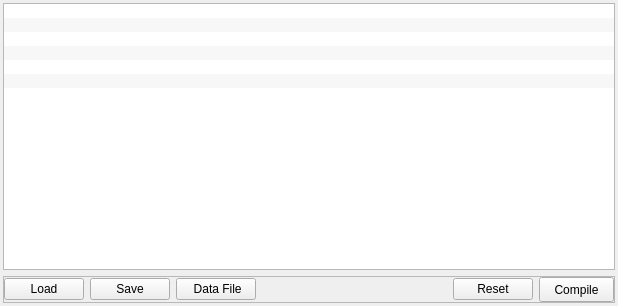
<?xml version="1.0" encoding="UTF-8"?>
<ui version="4.0">
 <class>mngTab</class>
 <widget class="QWidget" name="mngTab">
  <property name="geometry">
   <rect>
    <x>0</x>
    <y>0</y>
    <width>618</width>
    <height>306</height>
   </rect>
  </property>
  <property name="sizePolicy">
   <sizepolicy hsizetype="Preferred" vsizetype="Fixed">
    <horstretch>0</horstretch>
    <verstretch>0</verstretch>
   </sizepolicy>
  </property>
  <property name="font">
   <font>
    <pointsize>9</pointsize>
   </font>
  </property>
  <property name="windowTitle">
   <string>Form</string>
  </property>
  <property name="layoutDirection">
   <enum>Qt::LeftToRight</enum>
  </property>
  <layout class="QVBoxLayout" name="verticalLayout">
   <property name="sizeConstraint">
    <enum>QLayout::SetDefaultConstraint</enum>
   </property>
   <property name="leftMargin">
    <number>3</number>
   </property>
   <property name="topMargin">
    <number>3</number>
   </property>
   <property name="rightMargin">
    <number>3</number>
   </property>
   <property name="bottomMargin">
    <number>3</number>
   </property>
   <item>
    <widget class="MngListWidget" name="actionList">
     <property name="autoFillBackground">
      <bool>true</bool>
     </property>
     <property name="dragEnabled">
      <bool>true</bool>
     </property>
     <property name="dragDropOverwriteMode">
      <bool>false</bool>
     </property>
     <property name="dragDropMode">
      <enum>QAbstractItemView::InternalMove</enum>
     </property>
     <property name="defaultDropAction">
      <enum>Qt::CopyAction</enum>
     </property>
     <property name="alternatingRowColors">
      <bool>true</bool>
     </property>
     <property name="selectionMode">
      <enum>QAbstractItemView::SingleSelection</enum>
     </property>
     <property name="horizontalScrollMode">
      <enum>QAbstractItemView::ScrollPerPixel</enum>
     </property>
     <property name="uniformItemSizes">
      <bool>true</bool>
     </property>
     <property name="selectionRectVisible">
      <bool>false</bool>
     </property>
     <item>
      <property name="text">
       <string/>
      </property>
     </item>
     <item>
      <property name="text">
       <string/>
      </property>
     </item>
     <item>
      <property name="text">
       <string/>
      </property>
     </item>
     <item>
      <property name="text">
       <string/>
      </property>
     </item>
     <item>
      <property name="text">
       <string/>
      </property>
     </item>
     <item>
      <property name="text">
       <string/>
      </property>
     </item>
    </widget>
   </item>
   <item>
    <widget class="QFrame" name="frame">
     <property name="sizePolicy">
      <sizepolicy hsizetype="Preferred" vsizetype="Preferred">
       <horstretch>0</horstretch>
       <verstretch>0</verstretch>
      </sizepolicy>
     </property>
     <property name="minimumSize">
      <size>
       <width>0</width>
       <height>25</height>
      </size>
     </property>
     <property name="maximumSize">
      <size>
       <width>16777215</width>
       <height>40</height>
      </size>
     </property>
     <property name="frameShape">
      <enum>QFrame::StyledPanel</enum>
     </property>
     <property name="frameShadow">
      <enum>QFrame::Raised</enum>
     </property>
     <property name="lineWidth">
      <number>1</number>
     </property>
     <layout class="QHBoxLayout" name="horizontalLayout">
      <property name="leftMargin">
       <number>0</number>
      </property>
      <property name="topMargin">
       <number>0</number>
      </property>
      <property name="rightMargin">
       <number>0</number>
      </property>
      <property name="bottomMargin">
       <number>0</number>
      </property>
      <item>
       <widget class="QPushButton" name="loadBtn">
        <property name="text">
         <string>Load</string>
        </property>
       </widget>
      </item>
      <item>
       <widget class="QPushButton" name="saveBtn">
        <property name="text">
         <string>Save</string>
        </property>
       </widget>
      </item>
      <item>
       <widget class="QPushButton" name="dataFileBtn">
        <property name="text">
         <string> Data File</string>
        </property>
       </widget>
      </item>
      <item>
       <spacer name="horizontalSpacer">
        <property name="orientation">
         <enum>Qt::Horizontal</enum>
        </property>
        <property name="sizeType">
         <enum>QSizePolicy::Expanding</enum>
        </property>
        <property name="sizeHint" stdset="0">
         <size>
          <width>40</width>
          <height>20</height>
         </size>
        </property>
       </spacer>
      </item>
      <item>
       <widget class="QPushButton" name="resetBtn">
        <property name="text">
         <string>Reset</string>
        </property>
       </widget>
      </item>
      <item>
       <widget class="QPushButton" name="compileBtn">
        <property name="sizePolicy">
         <sizepolicy hsizetype="Minimum" vsizetype="Fixed">
          <horstretch>0</horstretch>
          <verstretch>0</verstretch>
         </sizepolicy>
        </property>
        <property name="minimumSize">
         <size>
          <width>0</width>
          <height>25</height>
         </size>
        </property>
        <property name="maximumSize">
         <size>
          <width>75</width>
          <height>16777215</height>
         </size>
        </property>
        <property name="layoutDirection">
         <enum>Qt::LeftToRight</enum>
        </property>
        <property name="text">
         <string>Compile</string>
        </property>
       </widget>
      </item>
     </layout>
    </widget>
   </item>
  </layout>
 </widget>
 <customwidgets>
  <customwidget>
   <class>MngListWidget</class>
   <extends>QListWidget</extends>
   <header>PlotterWidgets</header>
  </customwidget>
 </customwidgets>
 <resources/>
 <connections/>
</ui>
